Frame 1 (no input): blank canvas, image omitted
Frame 60 (no input): blank canvas, image omitted
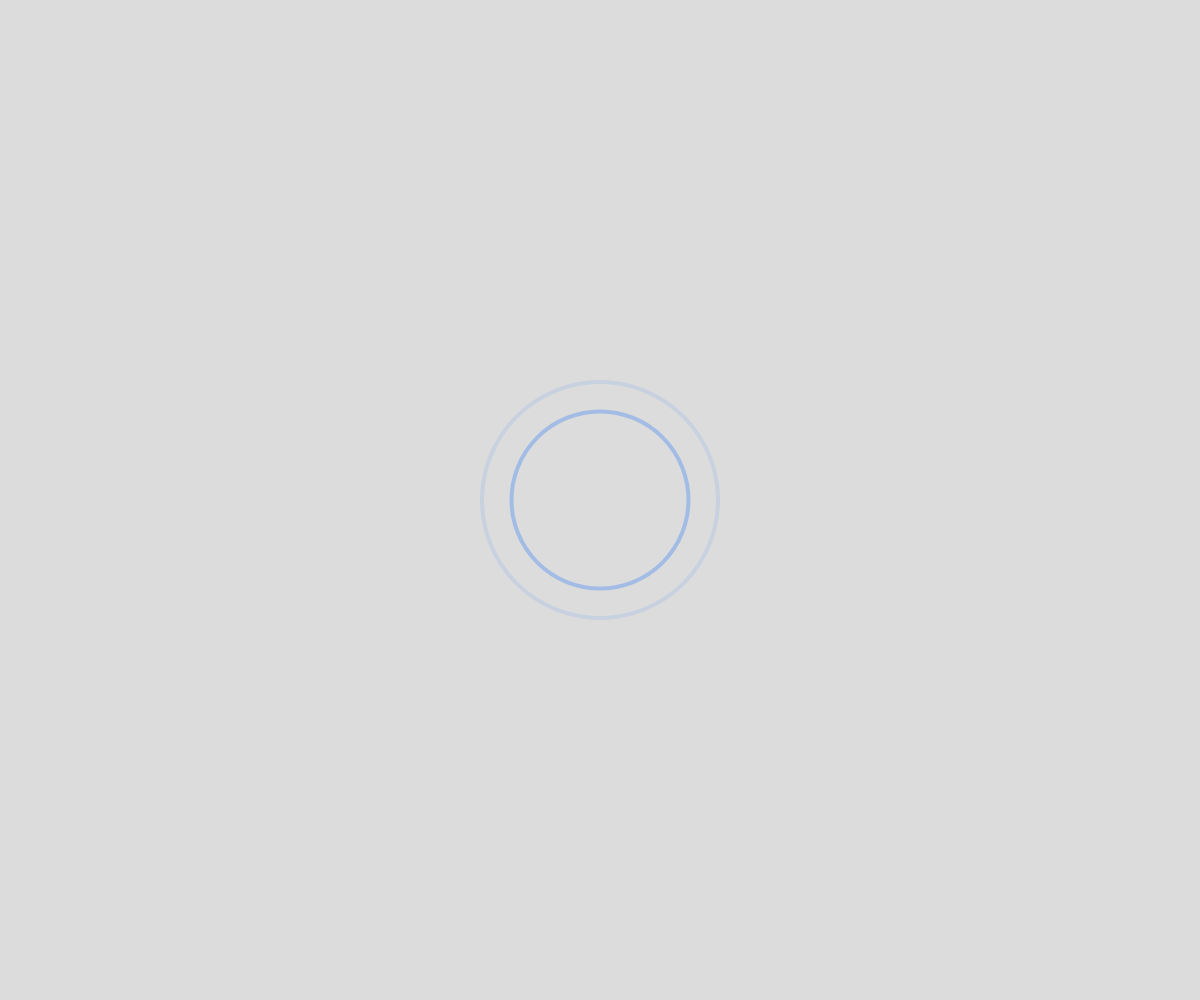
Frame 120 (the mouse pressed at the canvas centre since frame 60)

The p5.js sketch whose frames 1 and 60 were blank and that drew this single picture after the mouse press (run headless with seeded random() and noise() and a simulated clock; from frame 60 on, the mouse is pressed at the canvas centre):

// p5.js sketch
// ── sketch.js
let things = [];

class Ripple {
  constructor(x, y, growth = random(1, 3)) {
    this.x = x;
    this.y = y;
    this.r = 0;                // current radius
    this.growth = growth;      // speed of expansion
    this.alpha = 200;          // opacity
    this.dead = false;
    this.maxR = max(windowWidth, windowHeight) * 1.2;
  }
  draw() {
    // expand and fade like a water ripple
    noFill();
    stroke(0, 100, 255, this.alpha);
    strokeWeight(4);
    ellipse(this.x, this.y, this.r * 2, this.r * 2);

    // advance
    this.r += this.growth;
    this.alpha -= this.growth * 1.5;

    if (this.r > this.maxR || this.alpha <= 0) {
      this.dead = true;
    }
  }
}

function setup() {
  createCanvas(windowWidth, windowHeight);
}

function windowResized() {
  resizeCanvas(windowWidth, windowHeight);
}

function draw() {
  background(220);
  // draw and remove dead ripples
  for (let i = things.length - 1; i >= 0; i--) {
    things[i].draw();
    if (things[i].dead) things.splice(i, 1);
  }
}

// create ripples on click: several concentric rings (by creating a few ripples)
function mousePressed() {
  if (mouseX >= 0 && mouseX <= width && mouseY >= 0 && mouseY <= height) {
    // create 3 rings with slightly different growth and stroke
    things.push(new Ripple(mouseX, mouseY, 1.5));
    things.push(new Ripple(mouseX, mouseY, 2));
    things.push(new Ripple(mouseX, mouseY, 2.5));
  }
}
